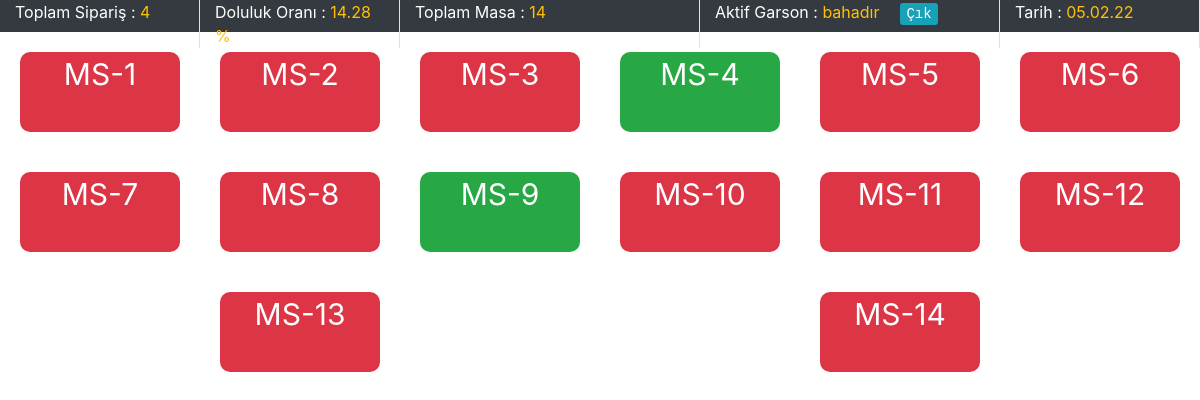
The page / on the database its author committed.
### tables this page shows
CREATE TABLE `doluluk` (
  `id` int(11) NOT NULL,
  `bos` int(11) NOT NULL DEFAULT '0',
  `dolu` int(11) NOT NULL DEFAULT '0'
);

CREATE TABLE `garson` (
  `id` int(11) NOT NULL,
  `ad` varchar(25) NOT NULL,
  `sifre` varchar(20) NOT NULL,
  `durum` int(11) NOT NULL DEFAULT '0'
);

CREATE TABLE `masalar` (
  `id` int(11) NOT NULL,
  `ad` varchar(20) NOT NULL
);

### index.php (the view, shortened to what this page needs)
<?php
include ("fonksiyon/fonksiyon.php");
$sistem = new sistem();
?>
<!DOCTYPE html>
<html>
<head>
    <link rel="stylesheet" href="dosya/boost.css">
</head>
<body>
<div class="container-fluid">
    <div class="row table-dark" id="rows">
        <div class="col-md-2 border-right">Toplam Sipariş : <a class="text-warning"><?php $sistem->siparistoplam($db); ?></a></div>
        <div class="col-md-2 border-right">Doluluk Oranı : <a class="text-warning"><?php $sistem->doluluk($db); ?></a></div>
        <div class="col-md-3 border-right">Toplam Masa : <a class="text-warning"><?php $sistem->masatoplam($db); ?></a></div>
        <div class="col-md-3 border-right">Aktif Garson : <a class="text-warning"><?php $sistem->garsonbak($db); ?></a></div>
        <div class="col-md-2 border-right">Tarih : <a class="text-warning"><?php echo date("d.m.y"); ?></a></div>
    </div>
    <div class="row">
        <?php $sistem->masacek($db); ?>
    </div>
</div>
</body>
</html>

### fonksiyon/fonksiyon.php (shortened to what this page needs)
<?php
class sistem {
    private function benimsorum($vt,$sorgu,$tercih){
         $a = $sorgu;
         $b=$vt->prepare($a);
         $b->execute();
         if ($tercih==1) {
         return $c=$b->get_result();
         }
     }
    function benimsorum2($vt,$sorgu,$tercih){
        $a = $sorgu;
        $b=$vt->prepare($a);
        $b->execute();
        if ($tercih==1) {
            return $c=$b->get_result();
        }
    }
    function masacek($dv){
            $masalar = "select * from masalar";
            $sonuc=$this->benimsorum($dv,$masalar,1);
            while ($masason=$sonuc->fetch_assoc()) {
            $siparisler = 'select * from anliksiparis where masaid='.$masason ['id'].'';
            $this->benimsorum($dv,$siparisler,1)->num_rows==0 ? $renk="danger" : $renk="success" ;
                ?>
                <div id="mas" class="col-md-2 col-sm-6 mr-2 mx-auto p-2 text-center text-white">
                    <a href="masadetay.php?masaid=<?php echo $masason["id"] ?>">
                        <div class="bg-<?php echo $renk ?> text-white" id="masa"><?php echo $masason["ad"] ?></div>
                    </a>
                </div>
                <?php
            }
    }
    function doluluk($dv) {
         $son=$this->benimsorum($dv,"select * from doluluk",1);
         $veriler=$son->fetch_assoc();
         $toplam = $veriler['bos'] + $veriler['dolu'];
         $oran = ($veriler['dolu'] / $toplam) * 100;
         echo $oran=substr($oran,0,5). " %";
    }
    function masatoplam($dv) {
        echo $sonuc=$this->benimsorum($dv,"select * from masalar",1)->num_rows;
    }
    function siparistoplam($dv) {
        echo $sonuc=$this->benimsorum($dv,"select * from anliksiparis",1)->num_rows;
    }
    function garsonbak($db) {
        $gelen=$this->benimsorum2($db,"select * from garson where durum=1",1)->fetch_assoc();
        if ($gelen['ad']!="") {
            echo $gelen['ad']; ?>
            <a href="islemler.php?islem=cikis" class="m-3"><kbd class="bg-info">Çık</kbd></a>
            <?php
        } else {
            echo "Giriş yapan garson yok";
        }
    }
}
?>

### index.php (style rules this page uses)
#rows { height: 32px; }
#masa { height: 80px; margin: 12px; font-size: 30px; border-radius: 10px; }
#mas a:link, #mas a:visited { text-decoration: none; }

### rows shown on the page
doluluk: dolu+bos "14.28 %"
garson: ad "bahadır"
masalar: ad "MS-1"
masalar: ad "MS-2"
masalar: ad "MS-3"
masalar: ad "MS-4"
masalar: ad "MS-5"
masalar: ad "MS-6"
masalar: ad "MS-7"
masalar: ad "MS-8"
masalar: ad "MS-9"
masalar: ad "MS-10"
masalar: ad "MS-11"
masalar: ad "MS-12"
masalar: ad "MS-13"
masalar: ad "MS-14"

### other values the page prints
$sonuc=$this->benimsorum($dv,"select * from anliksiparis",1)->num_rows "4"
$sonuc=$this->benimsorum($dv,"select * from masalar",1)->num_rows "14"
